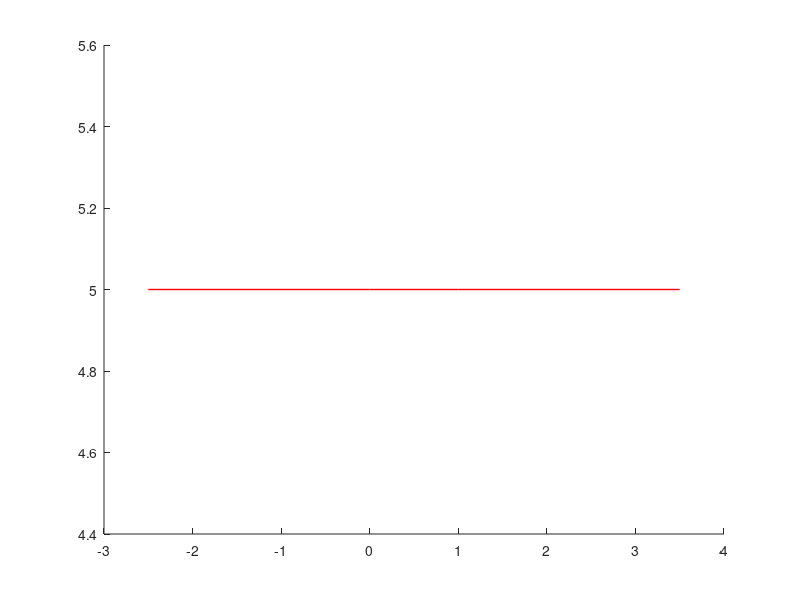

Write the MATLAB code that produced this figure. (Note: this script raises an error after producing the figure.)

% p1 = [-2.5 3];
% p2 = [0 3];
% line = (p1,p2)

% x = [-2.5 3];
% y = [0 3];
% q = [2 3];
% w = [4 3];
% line(x,y,'Color','red','LineStyle','--')
% line(2*x,3*y,'Color','green','LineStyle','--')
% line(q,w,'Color','blue','LineStyle','--')

% x = [0 10];
% y = [0 -10];
% line(x,y,'color','black')
% w = [5 -2.5];
% q = [5 3.5];
% line(w,q,'color','black')

% yline(5,'LineStyle','--')
% yline(0)
% yline(10)
% xline(-2.5)
% xline(3.5)
% xline(0)
% xline(1)

% x = [-2.5 0];
% y = [5 5];
% line(x,y,'color','red')
% 
% yline(5,'LineStyle','--')
% yline(0)
% yline(10)
% xline(-2.5)
% xline(3.5)
% xline(0)
% xline(1)

% theta = 3;
% 
%  z = [-2.5 0];
%  r = [5 5+2.5*tand(theta)];
%  line(z,r,'color','blue')

% x = asind(sind(5))

% theta = 5
% 
%  x = [0 1];
%         y = [5+2.5*tand(theta) 5+tand(asind((sin(theta))/1.57))];
%         line(x,y)




% %array of angles
% ang = linspace(0,35,5);
% 
% 
% for  theta = ang
% 
%         x = [-2.5 0];
%         y = [5 5+2.5*tand(theta)];
%         line(x,y)
% 
% 
%         x = [0 1];
%         y = [5+2.5*tand(theta) 5+tand(asind((sind(theta))/1.57))];
%         line(x,y)
% 
% 
%         x = [1 3.5];
%         y = [5+tand(asind((sind(theta))/1.57)) 5+2.5*tand(theta)];
%         line(x,y)
% 
% 
% yline(5,'LineStyle','--')
% yline(0)
% yline(10)
% xline(-2.5)
% xline(3.5)
% xline(0)
% xline(1)
% end

%array of angles
ang = linspace(0,35,5);

%will be used to chose angles
theta = 0;

%colors for later
co = ['r', 'g', 'b', 'c', 'm'];

%goes though all angles and calculates starting and end points for rays
for  j = 1:5
    theta = ang(1,j);
        x = [-2.5 0];
        y = [5+2.5*tand(theta) 5];
        line(x,y,'color', co(j),'lineWidth',1)
       

        x = [0 1];
        y = [5 5-tand(asind((sind(theta))/1.57))];
         line(x,y,'color', co(j),'lineWidth',1)
        

        x = [1 3.5];
        y = [5-tand(asind((sind(theta))/1.57)) 5-2.5*tand(theta)];
         line(x,y,'color', co(j),'lineWidth',1)
    
       
%makes the defining lines   
yline(5,'LineStyle','--')
yline(0)
yline(10)
xline(-2.5)
xline(3.5)
xline(0)
xline(1)
end







